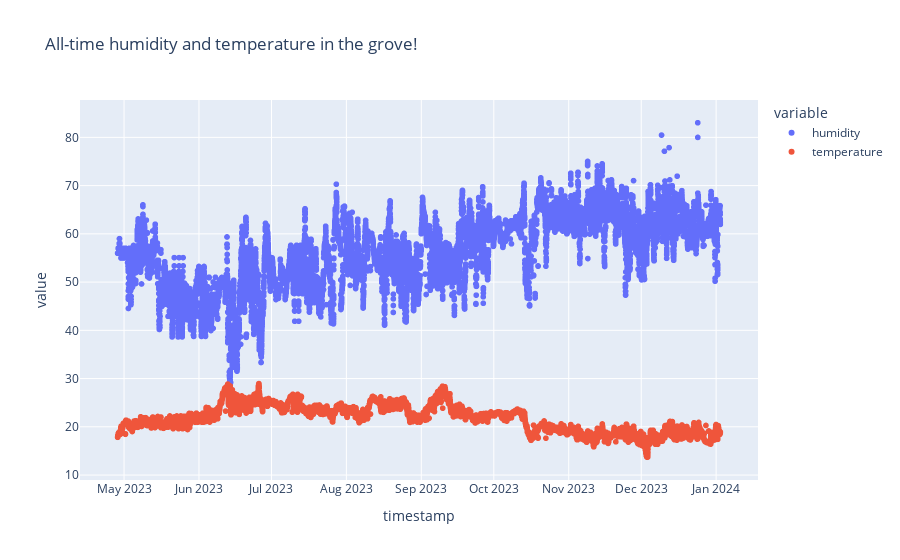

Here is the notebook cell this chart was saved with:
### Code cell
fig = px.scatter(df, x="timestamp", y=["humidity","temperature"], title='All-time humidity and temperature in the grove!')
fig.show()

### Figure 1 — Plotly figure (JSON) as saved in the notebook; plotly's stock layout.template omitted (floating-point values rounded to 4 significant figures; data arrays with more than 128 entries replaced by an {"elided": "..."} marker saying what was removed)
{"data": [{"hovertemplate": "variable=humidity<br>timestamp=%{x}<br>value=%{y}<extra></extra>", "legendgroup": "humidity", "marker": {"color": "#636efa", "symbol": "circle"}, "mode": "markers", "name": "humidity", "showlegend": true, "type": "scattergl", "x": {"elided": "18724 str values"}, "xaxis": "x", "y": {"elided": "18724 float values"}, "yaxis": "y"}, {"hovertemplate": "variable=temperature<br>timestamp=%{x}<br>value=%{y}<extra></extra>", "legendgroup": "temperature", "marker": {"color": "#EF553B", "symbol": "circle"}, "mode": "markers", "name": "temperature", "showlegend": true, "type": "scattergl", "x": {"elided": "18724 str values"}, "xaxis": "x", "y": {"elided": "18724 float values"}, "yaxis": "y"}], "layout": {"legend": {"title": {"text": "variable"}, "tracegroupgap": 0}, "title": {"text": "All-time humidity and temperature in the grove!"}, "xaxis": {"anchor": "y", "domain": [0, 1], "title": {"text": "timestamp"}}, "yaxis": {"anchor": "x", "domain": [0, 1], "title": {"text": "value"}}}}
